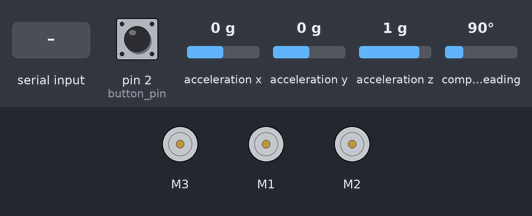
The sketch below on a simulated Arduino Uno, built with avr-gcc and run on an emulated ATmega328P. On the bench: 3 × DC motor (green arrow = forward, orange = backward, longer = faster). The test bench sets the inputs (shaded band); at power-on: pin 2 (button_pin) LOW, acceleration x 0 g, acceleration y 0 g, acceleration z 1 g, compass heading 90°. What the sketch prints to the serial monitor is not drawn.

Above: at 2.2 s.
2.3 s: "s" received over Serial
4.0 s: "e" received over Serial
5.6 s: "h" received over Serial
Timing chart, 0 to 8.6 s (numbered marks = the images above; inputs shaded):
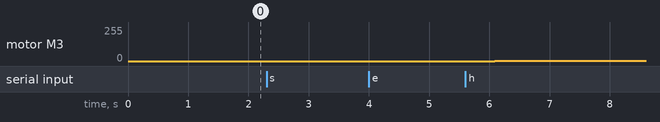

Measured:
- after the input at 2.3 s, every drawn part: stays the same
- after the input at 4.0 s, every drawn part: stays the same
- after the input at 5.6 s, motor M3: stopped → forward 1/255 after 0.49 s

The sketch:

gyroCoordinatesv2.ino
```cpp
/* rawdata provided by adafruit
 * modifies 10/26/17
 * Mai Linh Ngo (malngo@ucsc.edu)
 *
 */

//For Gryoscope
#include <Wire.h>
#include <Adafruit_Sensor.h>
#include <Adafruit_BNO055.h>
#include <utility/imumaths.h>

//For Motors
#include <math.h>
#include <Adafruit_MotorShield.h>
#include <stdio.h>
#include "utility/Adafruit_MS_PWMServoDriver.h"


/* Set the delay between fresh samples */
#define BNO055_SAMPLERATE_DELAY_MS (100)

Adafruit_BNO055 bno = Adafruit_BNO055();

//
const int button_pin = 2; // the number of the switch pin
int button_state = 0; // this will change based on the state of the push button status
int counter = 0;
double x,y,z,x2,y2,z2;
uint8_t i;
float fact = 1.0; // 6V


/*
 * Create the motor shield object with the default I2C address
 * Or, create it with a different I2C address (say for stacking)
 * Adafruit_MotorShield AFMS = Adafruit_MotorShield(0x61);
 */
Adafruit_MotorShield AFMS = Adafruit_MotorShield();
/*
 * Select which 'port' M1, M2, M3, or M4. This is M1
 */
//Creating instances of motor
Adafruit_DCMotor *f_hip_motor = AFMS.getMotor(1);  //hip flex forward motor
Adafruit_DCMotor *b_hip_motor = AFMS.getMotor(2);  //hip flex rear motor
Adafruit_DCMotor *hamstring_motor = AFMS.getMotor(3); // knee flex backwards motor


/**************************************************************************/
/*
    FUNCTION DECLARATION!!!
*/
/**************************************************************************/


  //====INCREASE MOTOR SPEED==========================================================
  void increase_motor_speed(int motor_number, uint8_t motor_direction_f, int motor_speed) { //( direction, motor)
        Serial.println("\nknee flex backwards");
        hamstring_motor->run(motor_direction_f); //fix later
        Serial.println("increasing motor speed");
        for(i=0;i<motor_speed;i++){
          hamstring_motor->setSpeed(i*.80); //new just need to be i, 255 is max value and it will reach there afterwards
          delay(5);
        }
  }//end of increase_motor_speed------------------------------------------

  //====DECREASE MOTOR SPEED==============================================
  //motor speed ranges from 0-255
  void decrease_motor_speed(int motor_number, uint8_t motor_direction) {
        hamstring_motor->run(motor_direction);
        Serial.println("decreasing hamstring motor speed");
        for(i=10; i!=0; i--){
         f_hip_motor->setSpeed(i); // IF YOU CALL BACKWARD FLEXION, REDUCE SPEED OF FRONT MOTOR
         b_hip_motor->setSpeed(i);
         hamstring_motor->setSpeed(i);
         //delay(5);//commentout
        }
  }//
  //-------------end of decrease_motor_speed()-------------------------
  //--------------------------------------------------------------------

  /**************************************************************************/
  /*
      Arduino setup function (automatically called at startup)
  */
  /**************************************************************************/
  void setup(void)
  {
    Serial.begin(9600);
    Serial.println("Orientation Sensor Raw Data Test"); Serial.println("");
    /* Initialise the sensor */
    if(!bno.begin())
    {
      /* There was a problem detecting the BNO055 ... check your connections */
      Serial.print("Ooops, no BNO055 detected ... Check your wiring or I2C ADDR!");
      while(1);
    }
    delay(1000);
    bno.setExtCrystalUse(true);
  }

/**************************************************************************/
/*
    Arduino loop function, called once 'setup' is complete (your own code
    should go here)
*/
/**************************************************************************/
void loop(void)
{

  //Time function
  delay(10); //refreashing time constant
  button_state = digitalRead(button_pin); // read the state of the switch value


  // Possible vector values can be:
  // - VECTOR_ACCELEROMETER - m/s^2
  // - VECTOR_MAGNETOMETER  - uT
  // - VECTOR_GYROSCOPE     - rad/s
  // - VECTOR_EULER         - degrees
  // - VECTOR_LINEARACCEL   - m/s^2
  // - VECTOR_GRAVITY       - m/s^2
  imu::Vector<3> euler = bno.getVector(Adafruit_BNO055::VECTOR_EULER);


  Serial.print("\t\t"); //Spaced out columnse
  //WRITE TO SERIAL
  delay(500);
  Serial.println(" ");
  //Serial.println("hi");
  char inChar;
  //user hits enter
  if(Serial.available()){
    inChar = Serial.read(); // Read the input from the send on the serial monitr
    switch (inChar) {
      case 's':
          Serial.println("Starting Position!");
          Serial.println(" ");
          x = euler.x();
          y = euler.y();
          z = euler.z();
          Serial.println(x);
          Serial.println(y);
          Serial.println(z);
          delay(5);
          break;
      case 'e':
          Serial.println("Desired Position!");
          Serial.println(" ");
          x2 = euler.x();
          y2 = euler.y();
          z2 = euler.z();
          Serial.println(x2);
          Serial.println(y2);
          Serial.println(z2);
          delay(5);
          //Starting & Ending Positions saved--------------------
          if((x != NULL) &&  (x2 != NULL)){
            Serial.println("\nCoordinates saved");
          }//======================================================================
          break;
      case 'h':
         while(true){
            imu::Vector<3> new_euler = bno.getVector(Adafruit_BNO055::VECTOR_EULER);
            delay(400);
            //increase_motor_speed(3, FORWARD,120);
            //Serial.println("\nFlexing knee backwards");
            Serial.println("Goal to reach: ");
            Serial.print(x2);

            Serial.println("\nCurrent x-value: ");
            Serial.print(new_euler.x());

            delay(10);

            if( (new_euler.x() <= (x2 + 4.0) ) && (new_euler.x() >= (x2 - 4.0)) ){
                Serial.println("\nStopping Leg now");
                Serial.println("Current x-value: ");
                Serial.print(new_euler.x());
                Serial.println(" ");
                decrease_motor_speed(3, FORWARD); //slow down motor and stop leg
                break;

               //delay(distance*fact);
            } //end of if statement

        }//end of while


            delay(10);


    }


  //=========================================================================================
  }//end of if serial.available =============================================================
  //=========================================================================================


}// END of void loop---END OF PROGRAM
```
